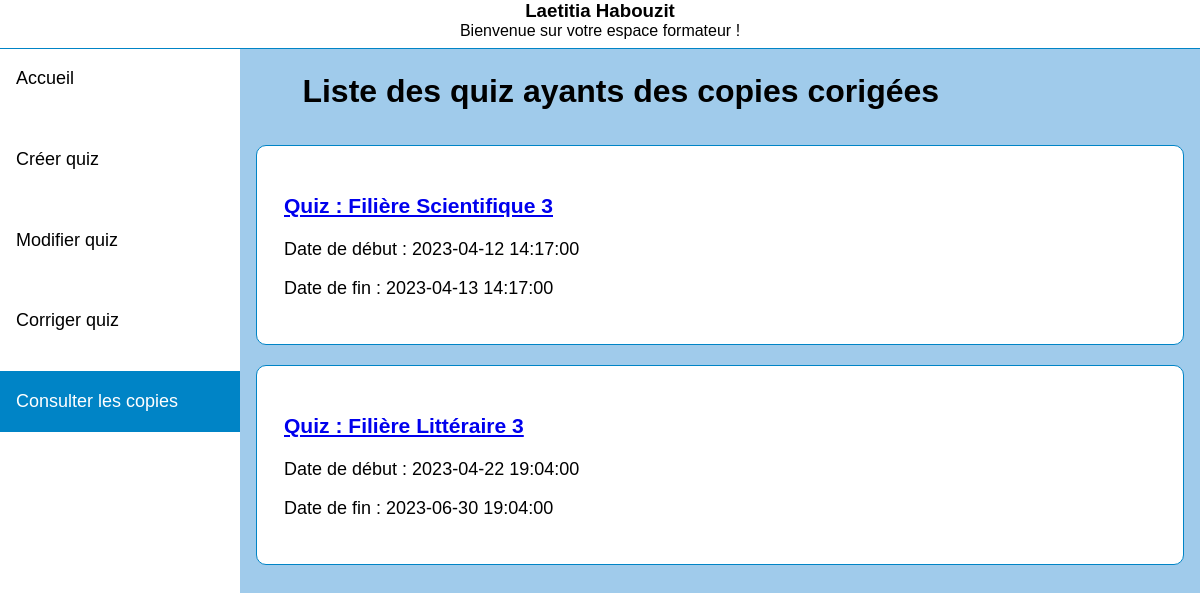
The page /consult_quiz_liste_prof.php (signed in) on the database its author committed.
### tables this page shows
CREATE TABLE `quiz` (
  `id_quiz` int(11) NOT NULL,
  `id_promo` int(11) NOT NULL,
  `nom` varchar(255) NOT NULL,
  `id_formateur` int(11) NOT NULL,
  `start_time` datetime DEFAULT NULL,
  `end_time` datetime DEFAULT NULL
);

### consult_quiz_liste_prof.php (the view, shortened to what this page needs)
<html>
<head>
<link rel="stylesheet" href="listes.css" media="screen" type="text/css" />
</head>
<body>
<ul>
  <li><a href="formateur.php">Accueil</a></li>
  <li><a href="creerquizz.php">Créer quiz</a></li>
  <li><a href="modif_quiz_liste.php">Modifier quiz</a></li>
  <li><a href="corriger_quiz_liste.php">Corriger quiz</a></li>
  <li><a class="active" href="consult_quiz_liste_prof.php">Consulter les copies</a></li>
</ul>
<?php
if(isset($_SESSION['username']) && isset($_SESSION['id_user'])) {
$user = $_SESSION['username'];
$iduser = $_SESSION['id_user'];
echo "<header><h3>$user</h3>";
echo "<div>Bienvenue sur votre espace formateur !</div>";
echo "</header>";
}
require_once('connexion.php');
$requete_select_quiz = $bdd->query("SELECT * FROM quiz WHERE id_formateur = $iduser");
$quiz = $requete_select_quiz->fetchAll(PDO::FETCH_ASSOC);
echo "<div id='container'>";
echo "<div id='content'>";
echo "<h1>Liste des quiz ayants des copies corigées</h1>";
foreach ($quiz as $q) {
  $requete_resultat = $bdd->prepare("SELECT * FROM resultat WHERE id_quiz = ?");
  $requete_resultat->execute(array($q['id_quiz']));
  if ($requete_resultat->rowCount() > 0) {
    echo "<div id='liste'>";
    echo "<h3><a href='consulter_eleve_liste.php'>" . $q['nom'] . "</a></h3>";
    echo "<p>Date de début : " . $q['start_time'] . "</p>";
    echo "<p>Date de fin : " . $q['end_time'] . "</p>";
    echo "</div>";
  }
}
echo "</div>";
echo "</div>";
?>
</body>
</html>

### listes.css (style rules this page uses)
body { background: #a0cbeb; margin: 0; font-family: 'Gill Sans', 'Gill Sans MT', Calibri, 'Trebuchet MS', sans-serif; }
header { position:fixed; display: flex; flex-flow: column wrap; align-items: center; background-color: white; height: 3em; z-index: 1000; top:0; left:0; right:0; border-bottom: 1px solid #0084c6; }
header h3 { margin: 0; padding: 0; }
ul { list-style-type: none; margin: 0; padding: 0; width: 20%; background-color: white; position: fixed; height: 100%; overflow: auto; font-size: large; }
li a { display: block; color: #000; margin-bottom: 1.1em; padding: 20px 16px 20px; text-decoration: none; }
li a.active { background-color: #0084c6; color: white; }
#container { margin-top: 3em; margin-left: 20%; padding:1px 16px; height:1000px; }
#content { margin-top: 1.5em; }
#container h1 { width: 90%; margin: 0 auto; padding-bottom: 1.1em; }
#liste { background-color: white; border: 1px solid #0084c6; border-radius: 10px; font-size: large; padding: 1.5em; margin-bottom: 1.1em; }

### rows shown on the page
quiz: nom "Quiz : Filière Scientifique 3", start_time "2023-04-12 14:17:00", end_time "2023-04-13 14:17:00"
quiz: nom "Quiz : Filière Littéraire 3", start_time "2023-04-22 19:04:00", end_time "2023-06-30 19:04:00"

### other values the page prints
$user "Laetitia Habouzit"
